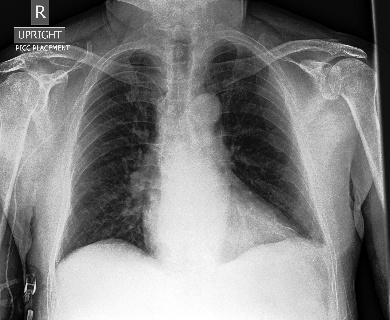
#> input picture Python Programming/Machine Learning/Lung Segmentation/Hull Convex/12.jpg, 390 x 320 px
$ python CH_fit_seg.py
#> lines starting #> are read from the running program, lines starting #| are printed output that depends on the picture; after the words box and inside, x2 and y2 are one past the last pixel; in counts of white or black regions, pixels touching at a corner belong together
import numpy as np
import cv2
from PIL import Image, ImageEnhance
from math import floor

#find left_most, right_most, bottom_most and top_most pixels of a shape(in an image)
def find_extremes(hull):
    l, r, b, t = 1000, 0, 1000, 0
    for elt in hull:
        if elt[0][0] < l:
            l = elt[0][0]
        if elt[0][0] >  r:
            r = elt[0][0]
        if elt[0][1] < b:
            b = elt[0][1]
        if elt[0][1] > t:
            t = elt[0][1]

#    print( "\n", r - l, " ", t - b, " \n")

    return r - l, t - b, l, r, b, t

#find smallest and largest elements of a list
def find_s_l(arr):
    smallest, largest = 1000, 0
    for elt in arr:
        if elt < smallest:
            smallest = elt
        if elt > largest:
            largest = elt
    return smallest, largest

img = Image.open('12.jpg') # Can be many different formats.
#> img is the input picture: PIL image 390x320 L; min 0, max 255, mean 128
pix = img.load()
size = img.size
#> size = (390, 320)
src = cv2.imread("12_3_clusters_pix_only.jpg", 1) # read input image
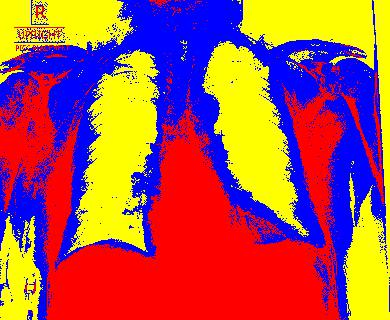
#> input picture Python Programming/Machine Learning/Lung Segmentation/Hull Convex/12_3_clusters_pix_only.jpg, 390 x 320 px
#> src is the input picture: shape (320, 390, 3); mean B, G, R 83.5, 86, 170

gray = cv2.cvtColor(src, cv2.COLOR_BGR2GRAY) # convert to grayscale
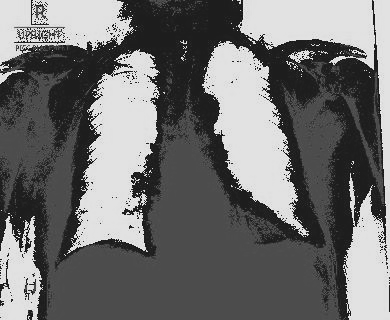
#> gray: shape (320, 390); min 3, max 252, mean 110.8
blur = cv2.blur(gray, (3, 3)) # blur the image
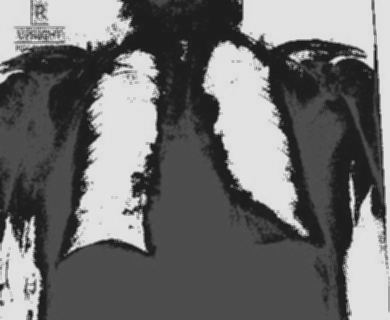
#> blur: shape (320, 390); min 27, max 229, mean 110.9
ret, thresh = cv2.threshold(blur, 100, 255, cv2.THRESH_BINARY)
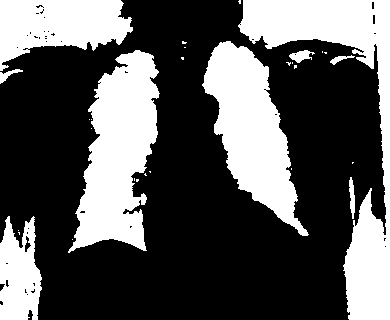
#> thresh: shape (320, 390); 34.6% white; 30 white regions (21 under 20 px)

# Finding contours for the thresholded image
contours, hierarchy = cv2.findContours(thresh, cv2.RETR_TREE, cv2.CHAIN_APPROX_NONE)
#> contours = 72 contours, 59 with area under 20; largest, box (x1, y1, x2, y2) and area: (238, 0, 390, 320) 12095, (68, 50, 160, 253) 10670, (202, 41, 309, 236) 9398, (0, 0, 133, 71) 5912, (0, 216, 42, 320) 3160

# create hull array for convex hull points
hull = []

print (src.shape)
#| (320, 390, 3)
#calculate points for each contour
for i in range(len(contours)):
    # creating convex hull object for each contour
    hull.append(cv2.convexHull(contours[i], False))
#> this loop made 72 passes
#> after the loop, hull = 72 contours, 58 with area under 20; largest, box (x1, y1, x2, y2) and area: (238, 0, 390, 320) 31936, (68, 50, 160, 253) 13796, (202, 41, 309, 236) 10862, (0, 0, 133, 71) 7193, (0, 216, 42, 320) 3862

#create an empty black image
drawing = np.zeros((thresh.shape[0], thresh.shape[1], 3), np.uint8)


tmp = []
target_contours = []

# draw contours and hull points
for i in range(len(contours)):
    color_contours = (0, 255, 0) # green - color for contours
    color = (255, 255, 255) # blue - color for convex hull
    # draw ith contour
    width, height, l, r, b, t = find_extremes(contours[i])
    if(height < 240 and height > 130  and width  < 125 and width > 65):
        tmp.append(l)
        tmp.append(r)
        tmp.append(b)
        tmp.append(t)
        target_contours.append(contours[i])
       # find_extremes(hull[i])
        cv2.drawContours(drawing, contours, i, color_contours, 1, 8, hierarchy)
        # draw ith convex hull object
        cv2.drawContours(drawing, hull, i, color, 1, 8)
#> this loop made 72 passes
#> (l, r, b, t, width, height) on passes 1 to 12: (72, 72, 239, 239, 0, 0), (18, 19, 232, 234, 1, 2), (18, 18, 230, 230, 0, 0), (0, 41, 216, 319, 41, 103), (26, 28, 293, 295, 2, 2), (30, 35, 288, 293, 5, 5), (24, 27, 288, 293, 3, 5), (32, 35, 282, 286, 3, 4), (5, 9, 279, 287, 4, 8), (5, 8, 262, 264, 3, 2), (24, 31, 235, 252, 7, 17), (26, 28, 231, 234, 2, 3)
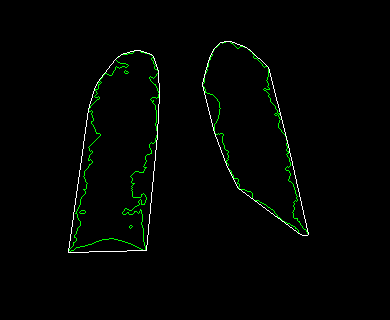
#> drawing: shape (320, 390, 3); mean of channels 0, 1, 2 1.9, 4.1, 1.9; drawn as B, G, R

print(len(tmp));
#| 8


#final_img = cv2.hconcat((np.array(img), drawing))
#cv2.imshow('Final', final_img)

cv2.imshow('drawing',drawing)

cv2.waitKey(0)
counter = 0


for contour in target_contours:
    c_y_coords, c_x_min_max_coords = [], [] #to hold all distinct y coordinates of the contour and their corresponding x_min and x_max (as a list of 2 elts) coordinates
    for pixel in contour:
        if pixel[0][1] not in c_y_coords:
            c_y_coords.append(int(pixel[0][1]))
            c_x_min_max_coords.append([pixel[0][0], pixel[0][0]]) # x_min and x_max
        else:
            tmp_index = c_y_coords.index(pixel[0][1])
            if c_x_min_max_coords[tmp_index][0] > pixel[0][0]:
                c_x_min_max_coords[tmp_index][0] = pixel[0][0]
            elif c_x_min_max_coords[tmp_index][1] < pixel[0][0]:
                c_x_min_max_coords[tmp_index][1] = pixel[0][0]
    for i in range(0, len(c_y_coords)):#y coordinate of pixel
        if(counter == 0):
            for j in range(tmp[0], c_x_min_max_coords[i][0]):#x coordinate of pixel
                pix[j, c_y_coords[i]] = 0
            for j in range(c_x_min_max_coords[i][1], tmp[1]):#x coordinate of pixel
                pix[j, c_y_coords[i]] = 0
        else:
            for j in range(tmp[4], c_x_min_max_coords[i][0]):#x coordinate of pixel
                pix[j, c_y_coords[i]] = 0
            for j in range(c_x_min_max_coords[i][1], tmp[5]):#x coordinate of pixel
                pix[j, c_y_coords[i]] = 0
    counter += 1
#> this loop made 2 passes

for i in range (0, size[0]):#x coordinate of pixel
    for j in range(0, size[1]):#y coordinate of pixel
        if not(i > tmp[0] and i < tmp[1] and j > tmp[2] and j < tmp[3]) and not(i > tmp[4] and i < tmp[5] and j > tmp[6] and j < tmp[7] ):
            pix[i, j] = 0
img.show()
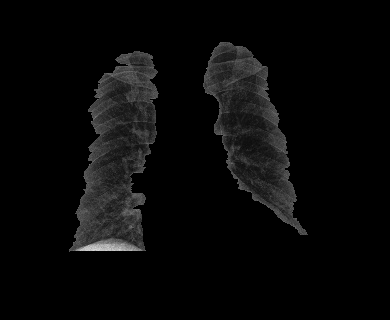
#> shown: PIL image 390x320 L; min 0, max 216, mean 8.9
#img.save("12_seg.jpg")
cv2.destroyAllWindows()
